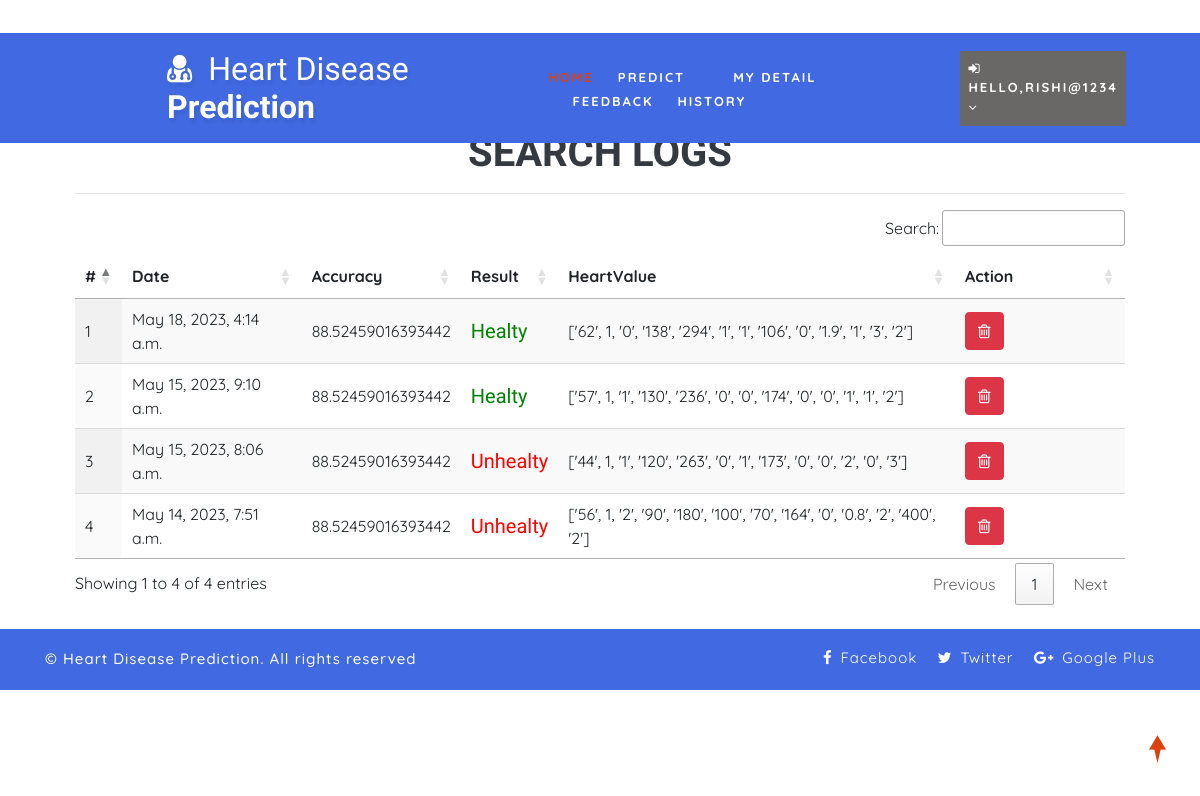
Screenshot of /view_search_pat (signed in) with the database file from the repository.
### health/models.py (models this page shows, shortened)
class Search_Data(models.Model):
    patient = models.ForeignKey(Patient, on_delete=models.CASCADE, null=True)
    prediction_accuracy = models.CharField(max_length=100,null=True,blank=True)
    result = models.CharField(max_length=100,null=True,blank=True)
    values_list = models.CharField(max_length=100,null=True,blank=True)
    created = models.DateTimeField(auto_now=True,null=True)

### health/views.py (the view)
# urls.py: path('view_search_pat', view_search_pat,name="view_search_pat"),
@login_required(login_url="login")
def view_search_pat(request):
    doc = None
    try:
        doc = Doctor.objects.get(user=request.user)
        data = Search_Data.objects.filter(patient__address__icontains=doc.address).order_by('-id')
    except:
        try:
            doc = Patient.objects.get(user=request.user)
            data = Search_Data.objects.filter(patient=doc).order_by('-id')
        except:
            data = Search_Data.objects.all().order_by('-id')
    return render(request,'view_search_pat.html',{'data':data})

### health/templates/view_search_pat.html
{% extends 'index.html' %}
{% load static %}
{% block body %}
<div class="container-fluid" style="width:90%;margin-top:8%">
                    <div class="container-fluid">
                        <h1 align="center" class="w3ls-title text-uppercase text-dark font-weight-bold">Search Logs</h1>
                         </div><hr>
                                <table id="example" class="display" style="width:100%">
                                  <thead>
                                    <tr>
                                      <th>#</th>
                                      {% if request.user.patient_set.all.0 %}
                                      <th>Date</th>
                                      {% else %}
                                      <th>Patient Name</th>
                                      {% endif %}
                                      <th>Accuracy</th>
                                      <th>Result</th>
                                      <th>HeartValue</th>
                                      <th>Action</th>
                                  </tr>
                              </thead>
                              <tbody>
                              {% for i in data %}
                                <tr>
                                  <td>{{forloop.counter}}</td>
                                  {% if request.user.patient_set.all.0 %}
                                    <td>{{i.created}}</td>
                                  {% else %}
                                  <td>{{i.patient.user.first_name}} {{i.patient.user.last_name}}</td>
                                  {% endif %}
                                    <td>{{i.prediction_accuracy}}</td>
                                    <td>{% if i.result == "0" %}
                                      <h5 style="color:green">Healty</h5>
                                      {% else %}
                                      <h5 style="color:red">Unhealty</h5>
                                  {% endif %}
                                  </td>
                                  <td>{{i.values_list}}</td>
                                  <td style="width:150px">
                                      <a href="/delete_searched/{{i.id}}" ><button class="btn btn-danger" onclick="return confirm('Are you sure?')"><i class="fa fa-trash-o"></i></button></a></td>
                              </tr>
                              {% endfor %}
                          </tbody>
                      </table>
                  </div>
{% endblock %}

### health/templates/index.html (shortened to what this page needs)
<!DOCTYPE html>
{% load static %}
<html lang="zxx">
<head>
	<link rel="stylesheet" href="{% static 'css/bootstrap.css' %}">
	<link href="{% static 'css/css_slider.css' %}" type="text/css" rel="stylesheet" media="all">
	<link rel="stylesheet" href="{% static 'css/style.css' %}" type="text/css" media="all" />
	<link href="{% static 'css/font-awesome.min.css' %}" rel="stylesheet">
<link rel='stylesheet' type='text/css' href="https://cdn.datatables.net/1.10.21/css/jquery.dataTables.min.css">
<link rel='stylesheet' type='text/css' href="https://cdn.datatables.net/buttons/1.6.2/css/buttons.dataTables.min.css">
</head>
<body>
	<div id="home" style="margin-bottom:2%">
		<header>
			<div class="top-bar py-3">
				<div class="container">
					<div class="row">
						<div class="col-xl-7 col-lg-6 col-md-4 top-social-agile text-md-right text-center mt-md-0 mt-2">
							<div class="row">
								<div class="col-xl-3 col-lg-4 col-6 top-w3layouts p-md-0 text-right">
								</div>
								<div class="col-xl-3 col-lg-4 col-6 header-w3layouts text-md-right text-left">
								</div>
							</div>
						</div>
					</div>
				</div>
			</div>
		</header>
		<div class="main-top" style="background:royalblue">
			<div class="container-fluid">
				<div class="header d-md-flex justify-content-between align-items-center py-3">
					<div id="logo" style="margin-left:13%">
						<h1>
							<a href="index.html">
								<span class="fa fa-user-md mr-2"></span>
								<span class="logo-sp">Heart Disease</span> Prediction
							</a>
						</h1>
					</div>
					{% if request.user.is_staff %}
					<div class="nav_w3ls" style="margin-right:4%">
						<nav>
							<label for="drop1" class="toggle">Menu</label>
							<input type="checkbox" id="drop1" />
							<ul class="menu" style="padding:15px;width:100%">
								<li class="mx-lg-4 mx-md-3 my-md-0 my-2"><a href="{% url 'admin_home' %}" >Home</a></li>
								<li>
									<label for="drop-2" class="toggle toogle-2"> <span class="fa fa-angle-down" aria-hidden="true"></span>
									</label>
									<a href="#"> Doctor <span class="fa fa-angle-down" aria-hidden="true"></span></a>
									<ul style="margin-top:2%;width:40%;margin-right:0%">
										<li style="width:100%;"><a href="/add_doctor" class="drop-text">Add Doctor</a></li>
										<li style="width:100%;"><a href="/view_doctor" class="drop-text">View Doctor</a></li>
									</ul>
								</li>
								<li class="mx-lg-4 mx-md-3 my-md-0 my-2"><a href="/view_patient">Patient</a></li>
								<li class="mx-lg-4 mx-md-3 my-md-0 my-2">
									<a href="/view_search_pat">Searched Data</a></li>
								<li><a href="/view_feedback">Feedback</a></li>
							</ul>
						</nav>
					</div>
					<div class="nav_w3ls" style="margin-right:3%">
						<nav>
							<label for="drop2" class="toggle">Menu</label>
							<input type="checkbox" id="drop2" />
							<ul class="menu">
								<li class="mx-lg-4 mx-md-3 my-md-0 my-2" style="background:red;padding:8px">
									<label for="drop-2" class="toggle toogle-2"> <span class="fa fa-angle-down" aria-hidden="true"></span>
									</label>
									<a href="#"><i class="fa fa-user"></i> {{request.user.username}} <span class="fa fa-angle-down" aria-hidden="true"></span></a>
									<ul style="margin-top:10%;width:80%;margin-right:5%">
										<li style="width:100%;"><a href="{% url 'change_password' %}" class="drop-text">Password</a></li>
										<li style="width:100%;"><a href="{% url 'logout' %}" class="drop-text">Logout</a></li>
									</ul>
								</li>
							</ul>
						</nav>
					</div>
					{% elif request.user.patient_set.all.0 %}
					<div class="nav_w3ls" style="margin-left:5%;font-weight:bold">
						<nav>
							<ul class="menu" style="padding:15px;width:100%">
								<li><a href="{% url 'patient_home' %}" class="active">Home</a></li>
								<li class="mx-lg-4 mx-md-3 my-md-0 my-2"><a href="/add_heartdetail">Predict</a></li>
								<li class="mx-lg-4 mx-md-3 my-md-0 my-2"><a href="/profile_doctor">My Detail</a></li>
								<li class="mx-lg-4 mx-md-3 my-md-0 my-2"><a href="/sent_feedback">Feedback</a></li>
								<li><a href="/view_search_pat">History</a></li>
							</ul>
						</nav>
					</div>
					<div class="nav_w3ls" style="margin-right:3%">
						<nav>
							<ul class="menu">
								<li class="mx-lg-4 mx-md-3 my-md-0 my-2" style="background:#6a6767;padding:8px">
									<a href="#"><i class="fa fa-sign-in"></i> Hello,{{request.user.username}} <span class="fa fa-angle-down" aria-hidden="true"></span></a>
								</li>
							</ul>
						</nav>
					</div>
					{% endif %}
				</div>
			</div>
		</div>
		{% block body %}
		{% endblock %}
	</div>
	<div class="copy-w3pvt" style="background:royalblue;color:blue">
		<div class="container py-3">
			<div class="row">
				<div class="col-lg-7 w3ls_footer_grid1_left text-lg-left text-center">
					<p style="color:white">&copy; Heart Disease Prediction. All rights reserved</a>
					</p>
				</div>
				<div class="col-lg-5 w3ls_footer_grid_left1_pos text-lg-right text-center mt-lg-0 mt-2">
					<ul style="color:white">
						<li>
							<a href="#" style="color:white" class="facebook">
								<span class="fa fa-facebook-f mr-2"></span>Facebook</a>
						</li>
						<li class="mx-3">
							<a href="#" style="color:white" class="twitter">
								<span class="fa fa-twitter mr-2"></span>Twitter</a>
						</li>
						<li>
							<a href="#" style="color:white" class="google">
								<span class="fa fa-google-plus mr-2"></span>Google Plus</a>
						</li>
					</ul>
				</div>
			</div>
		</div>
	</div>
	<a href="#home" style="color:white" class="move-top text-center"></a>
</body>
</html>

### health/static/css/style.css (style rules this page uses)
body { padding: 0; margin: 0; background: #FFF; font-family: 'Quicksand', sans-serif; }
body a, body button { transition: 0.5s all; -webkit-transition: 0.5s all; -moz-transition: 0.5s all; -o-transition: 0.5s all; -ms-transition: 0.5s all; text-decoration: none; }
html { scroll-behavior: smooth; }
h1, h2, h3, h4, h5, h6 { margin: 0; padding: 0; font-family: 'Mukta', sans-serif; }
p { margin: 0; padding: 0; font-size: 15px; letter-spacing: 1px; line-height: 1.9; color: #999; font-family: 'Quicksand', sans-serif; }
ul, ol { margin: 0; padding: 0; }
a.move-top { width: 34px; height: 34px; background: url(../images/move-top.png) no-repeat; display: inline-block; position: fixed; bottom: 4%; right: 2%; z-index: 0; }
#home { position: relative; }
.main-top { position: absolute; z-index: 999; width: 100%; background: rgba(0, 0, 0, 0.4); }
nav { margin: 0; padding: 0; }
#logo a { float: left; display: initial; font-weight: 700; font-size: 32px; color: #fff; text-shadow: 2px 5px 3px rgba(0, 0, 0, 0.06); padding: 0; }
span.logo-sp { font-weight: 100; }
nav:after { content: ""; display: table; clear: both; }
nav ul { float: right; padding: 0; margin: 0; list-style: none; position: relative; }
nav ul li { margin: 0px; display: inline-block; float: left; }
nav a { padding: 0; color: #fff; font-size: 13px; letter-spacing: 2px; font-weight: 700; text-transform: uppercase; display: inline-block; transition: 0.5s all; -webkit-transition: 0.5s all; -moz-transition: 0.5s all; -o-transition: 0.5s all; -ms-transition: 0.5s all; }
.menu li a.active, .menu li a:hover { color: #2196f3; transition: 0.5s all; -webkit-transition: 0.5s all; -moz-transition: 0.5s all; -o-transition: 0.5s all; -ms-transition: 0.5s all; color: #d84315; }
li>a:only-child:after { content: ''; }
.w3ls_footer_grid_left1_pos ul li, ul.list-part li { display: inline-block; }
.w3ls_footer_grid_left1_pos ul li a { color: #000; text-decoration: none; letter-spacing: 1px; font-size: 15px; }
.w3ls_footer_grid1_left p { color: #484848; font-weight: 500; }

### rows the page displays
Search_Data: created "May 18, 2023, 4:14 a.m.", prediction_accuracy "88.52459016393442", result "Healty", values_list "['62', 1, '0', '138', '294', '1', '1', '106', '0', '1.9', '1', '3', '2']"
Search_Data: created "May 15, 2023, 9:10 a.m.", prediction_accuracy "88.52459016393442", result "Healty", values_list "['57', 1, '1', '130', '236', '0', '0', '174', '0', '0', '1', '1', '2']"
Search_Data: created "May 15, 2023, 8:06 a.m.", prediction_accuracy "88.52459016393442", result "Unhealty", values_list "['44', 1, '1', '120', '263', '0', '1', '173', '0', '0', '2', '0', '3']"
Search_Data: created "May 14, 2023, 7:51 a.m.", prediction_accuracy "88.52459016393442", result "Unhealty", values_list "['56', 1, '2', '90', '180', '100', '70', '164', '0', '0.8', '2', '400', '2']"

### other values shown
{{ request.user.username }} "RISHI@1234"
